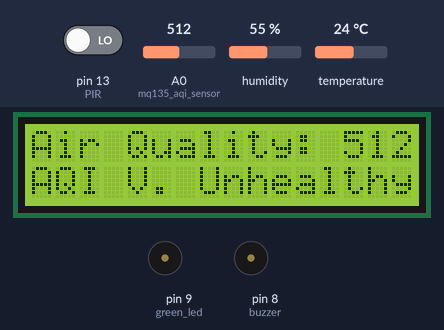
Bench run of a sketch on a simulated Arduino Uno, built with avr-gcc and run on an emulated ATmega328P. On the bench: 16×2 character LCD, buzzer (waves = sounding, pin HIGH). The inputs (shaded band) are chosen by the test bench; at power-on: A0 (mq135_aqi_sensor) = 512, pin 13 (PIR) LOW, humidity 55 %, temperature 24 °C. Pins used as bus, display or sensor lines are not drawn; what the sketch prints to the serial monitor is not drawn.

Above: at 3.2 s.
3.3 s: A0 (mq135_aqi_sensor) set to 585
At 5.5 s:
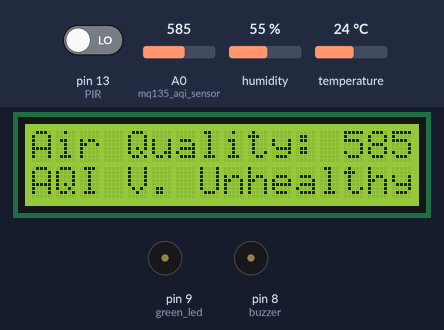
9.4 s: A0 (mq135_aqi_sensor) set to 619
At 11.4 s:
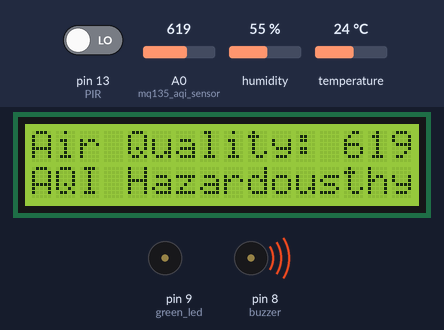
12.2 s: A0 (mq135_aqi_sensor) set to 91
At 13.4 s:
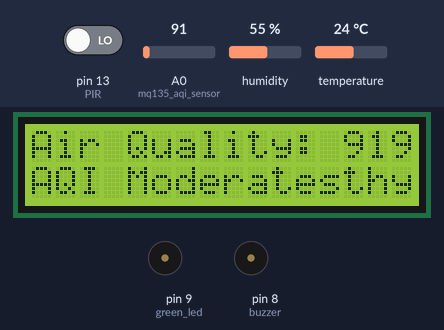
18.1 s: A0 (mq135_aqi_sensor) set to 108
At 20.0 s:
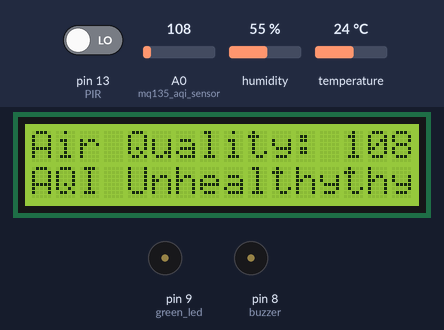
20.9 s: A0 (mq135_aqi_sensor) set to 40
At 23.6 s:
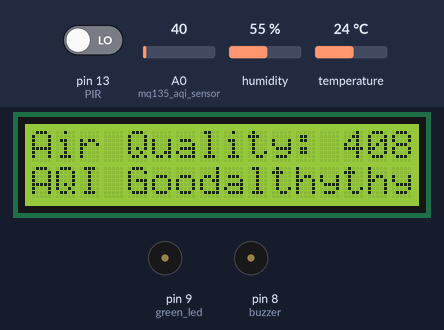
24.3 s: A0 (mq135_aqi_sensor) set to 47
At 25.2 s:
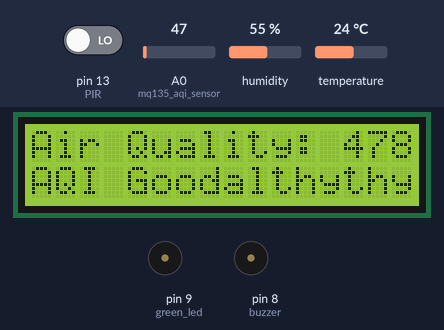
27.1 s: A0 (mq135_aqi_sensor) set to 55
Timing chart, 0 to 33.8 s (numbered marks = the images above; inputs shaded):
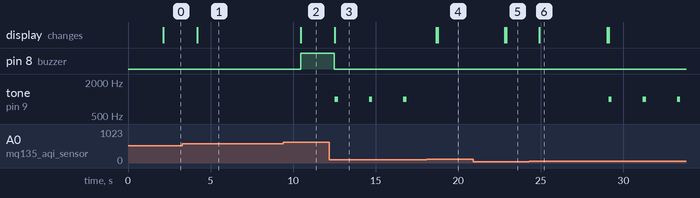

Measured:
- the behaviour switches between 600 and 601 on A0 (mq135_aqi_sensor) (found by bisection; images 1 and 2)
- the behaviour switches between 100 and 101 on A0 (mq135_aqi_sensor) (found by bisection; images 3 and 4)
- after the input at 3.3 s, the display: changes after 0.88 s (image 1)
- after the input at 9.4 s, pin 8 (buzzer): LOW → HIGH after 1.1 s; the display: changes after 1.1 s (image 2)
- after the input at 12.2 s, pin 8 (buzzer): goes on until 12.5 s, then stays LOW; tone on pin 9 (green_led): alternates 1000 Hz for 0.20 s and silent for 1.9 s, starting after 0.33 s; the display: changes after 0.33 s (image 3)
- after the input at 18.1 s, tone on pin 9 (green_led): stays silent (without the input it goes to 1000 Hz after 0.65 s); the display: first changes after 0.58 s (image 4 shows a later state)
- after the input at 20.9 s, the display: first changes after 1.9 s (image 5 shows a later state)
- after the input at 24.3 s, the display: changes after 0.60 s (image 6)
- after the input at 27.1 s, tone on pin 9 (green_led): alternates 1000 Hz for 0.20 s and silent for 1.9 s, starting after 2.0 s

The sketch:

Modified.ino
```cpp
#include "DHT.h"
#include <LiquidCrystal.h>

#define DHTPIN 10     // Digital pin connected to the DHT sensor

#define DHTTYPE DHT11   // DHT 11


const int mq135_aqi_sensor = A0;
const int green_led = 9;
const int buzzer = 8;
int PIR= 13; // Define PIR pin
int val= 0;
int aqi_ppm = 0;
const int rs = 12, en = 11, d4 = 5, d5 = 4, d6 = 3, d7 = 2;
LiquidCrystal lcd(rs, en, d4, d5, d6, d7);
DHT dht(DHTPIN, DHTTYPE);

void setup() {
  Serial.begin(9600);

  lcd.clear();
  lcd.begin (16, 2);

  Serial.println("AQI Alert System");
  lcd.setCursor(0, 0);
  lcd.print("AQI Alert System");

  pinMode (mq135_aqi_sensor, INPUT);
  pinMode (green_led, OUTPUT);
  pinMode (buzzer, OUTPUT);
  pinMode(PIR, INPUT);

  digitalWrite(green_led, LOW);
  digitalWrite(buzzer, LOW);

  dht.begin();
  delay(2000);
}

void loop() {
  aqi_ppm = analogRead(mq135_aqi_sensor);

  Serial.print("Air Quality: ");
  Serial.println(aqi_ppm);

  lcd.setCursor(0, 0);
  lcd.print("Air Quality: ");
  lcd.print(aqi_ppm);


  float h = dht.readHumidity();
  float t = dht.readTemperature();
  float f = dht.readTemperature(true);
  val = digitalRead(PIR);


  // Check if any reads failed and exit early (to try again).
  if (isnan(h) || isnan(t) || isnan(f)) {
    Serial.println(F("Failed to read from DHT sensor!"));
    return;
  }

  // Compute heat index in Fahrenheit (the default)
  float hif = dht.computeHeatIndex(f, h);
  // Compute heat index in Celsius (isFahreheit = false)
  float hic = dht.computeHeatIndex(t, h, false);

  Serial.print(F(" Humidity: "));
  Serial.print(h);
  Serial.print(F("%  Temperature: "));
  Serial.print(t);
  Serial.print(F("C "));
  Serial.print(f);
  Serial.print(F("F  Heat index: "));
  Serial.print(hic);
  Serial.print(F("C "));
  Serial.print(hif);
  Serial.println(F("F"));

  if(val == HIGH){
  digitalWrite(green_led, HIGH);
  digitalWrite(buzzer, LOW);
  Serial.println("Movement Detected"); // Print this text in Serial Monitor
  }
  else
  {
    digitalWrite(green_led, HIGH);
    digitalWrite(buzzer, LOW);
    Serial.println("Movement not Detected");
  }

  if ((aqi_ppm >= 0) && (aqi_ppm <= 50))
  {
    lcd.setCursor(0, 1);
    lcd.print("AQI Good");
    Serial.println("AQI Good");
    digitalWrite(green_led, HIGH);
    digitalWrite(buzzer, LOW);
  }
  else if ((aqi_ppm >= 51) && (aqi_ppm <= 100))
  {
    lcd.setCursor(0, 1);
    lcd.print("AQI Moderate");
    Serial.println("AQI Moderate");
    tone(green_led, 1000, 200);
    digitalWrite(buzzer, LOW);
  }

  else if ((aqi_ppm >= 101) && (aqi_ppm <= 200))
  {
    lcd.setCursor(0, 1);
    lcd.print("AQI Unhealthy");
    Serial.println("AQI Unhealthy");
    digitalWrite(green_led, LOW);
    digitalWrite(buzzer, LOW);
  }
  else if ((aqi_ppm >= 201) && (aqi_ppm <= 600))
  {
    lcd.setCursor(0, 1);
    lcd.print("AQI V. Unhealthy");
    Serial.println("AQI V. Unhealthy");
    digitalWrite(green_led, LOW);
    digitalWrite(buzzer, LOW);
  }
  else if (aqi_ppm >= 600)
  {
    lcd.setCursor(0, 1);
    lcd.print("AQI Hazardous");
    Serial.println("AQI Hazardous");
    digitalWrite(green_led, HIGH);
    digitalWrite(buzzer, HIGH);
  }
  delay (2000);
}
```
